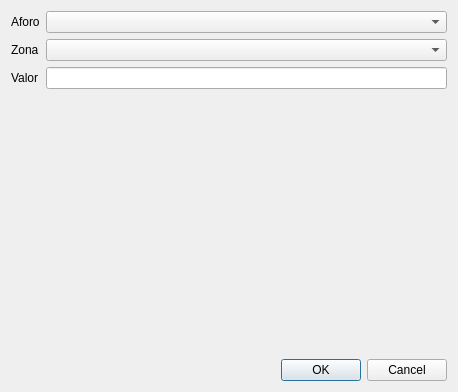
<?xml version="1.0" encoding="UTF-8"?>
<ui version="4.0">
 <class>MapAforoZonaDlgClass</class>
 <widget class="DataDialog" name="MapAforoZonaDlgClass">
  <property name="geometry">
   <rect>
    <x>0</x>
    <y>0</y>
    <width>458</width>
    <height>392</height>
   </rect>
  </property>
  <property name="windowTitle">
   <string>Contribución de contaminantes en un aforo</string>
  </property>
  <layout class="QVBoxLayout" name="verticalLayout">
   <item>
    <layout class="QGridLayout" name="gridLayout">
     <item row="0" column="0">
      <widget class="QLabel" name="label_3">
       <property name="text">
        <string>Aforo</string>
       </property>
       <property name="buddy">
        <cstring>aforo</cstring>
       </property>
      </widget>
     </item>
     <item row="0" column="1">
      <widget class="TComboBox" name="aforo"/>
     </item>
     <item row="1" column="0">
      <widget class="QLabel" name="label_2">
       <property name="text">
        <string>Zona</string>
       </property>
       <property name="buddy">
        <cstring>zona</cstring>
       </property>
      </widget>
     </item>
     <item row="1" column="1">
      <widget class="TComboBox" name="zona"/>
     </item>
     <item row="2" column="0">
      <widget class="QLabel" name="label_4">
       <property name="text">
        <string>Valor</string>
       </property>
       <property name="buddy">
        <cstring>p</cstring>
       </property>
      </widget>
     </item>
     <item row="2" column="1">
      <widget class="QLineEdit" name="p"/>
     </item>
    </layout>
   </item>
   <item>
    <spacer name="verticalSpacer">
     <property name="orientation">
      <enum>Qt::Vertical</enum>
     </property>
     <property name="sizeHint" stdset="0">
      <size>
       <width>206</width>
       <height>58</height>
      </size>
     </property>
    </spacer>
   </item>
   <item>
    <widget class="QDialogButtonBox" name="buttonBox">
     <property name="standardButtons">
      <set>QDialogButtonBox::Cancel|QDialogButtonBox::Ok</set>
     </property>
    </widget>
   </item>
  </layout>
 </widget>
 <customwidgets>
  <customwidget>
   <class>DataDialog</class>
   <extends>QDialog</extends>
   <header>ts.h</header>
   <container>1</container>
  </customwidget>
  <customwidget>
   <class>TComboBox</class>
   <extends>QComboBox</extends>
   <header>ts.h</header>
  </customwidget>
 </customwidgets>
 <tabstops>
  <tabstop>aforo</tabstop>
  <tabstop>zona</tabstop>
  <tabstop>p</tabstop>
  <tabstop>buttonBox</tabstop>
 </tabstops>
 <resources/>
 <connections>
  <connection>
   <sender>buttonBox</sender>
   <signal>accepted()</signal>
   <receiver>MapAforoZonaDlgClass</receiver>
   <slot>accept()</slot>
   <hints>
    <hint type="sourcelabel">
     <x>161</x>
     <y>382</y>
    </hint>
    <hint type="destinationlabel">
     <x>152</x>
     <y>156</y>
    </hint>
   </hints>
  </connection>
  <connection>
   <sender>buttonBox</sender>
   <signal>rejected()</signal>
   <receiver>MapAforoZonaDlgClass</receiver>
   <slot>reject()</slot>
   <hints>
    <hint type="sourcelabel">
     <x>161</x>
     <y>382</y>
    </hint>
    <hint type="destinationlabel">
     <x>152</x>
     <y>156</y>
    </hint>
   </hints>
  </connection>
 </connections>
</ui>
